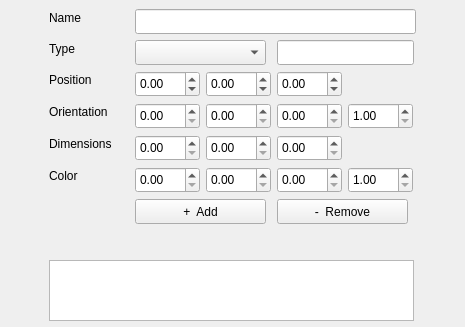
<?xml version="1.0" encoding="UTF-8"?>
<ui version="4.0">
 <class>gui_objects</class>
 <widget class="QWidget" name="gui_objects">
  <property name="geometry">
   <rect>
    <x>0</x>
    <y>0</y>
    <width>465</width>
    <height>327</height>
   </rect>
  </property>
  <property name="windowTitle">
   <string>Form</string>
  </property>
  <widget class="QLabel" name="labelName">
   <property name="geometry">
    <rect>
     <x>49</x>
     <y>9</y>
     <width>41</width>
     <height>17</height>
    </rect>
   </property>
   <property name="text">
    <string>Name</string>
   </property>
  </widget>
  <widget class="QLineEdit" name="lineEditName">
   <property name="geometry">
    <rect>
     <x>135</x>
     <y>9</y>
     <width>281</width>
     <height>25</height>
    </rect>
   </property>
  </widget>
  <widget class="QLabel" name="labelType">
   <property name="geometry">
    <rect>
     <x>49</x>
     <y>40</y>
     <width>33</width>
     <height>17</height>
    </rect>
   </property>
   <property name="text">
    <string>Type</string>
   </property>
  </widget>
  <widget class="QLineEdit" name="lineEditMeshPath">
   <property name="geometry">
    <rect>
     <x>277</x>
     <y>40</y>
     <width>137</width>
     <height>25</height>
    </rect>
   </property>
   <property name="readOnly">
    <bool>false</bool>
   </property>
  </widget>
  <widget class="QLabel" name="labelPosition">
   <property name="geometry">
    <rect>
     <x>49</x>
     <y>71</y>
     <width>56</width>
     <height>17</height>
    </rect>
   </property>
   <property name="text">
    <string>Position</string>
   </property>
  </widget>
  <widget class="QDoubleSpinBox" name="doubleSpinBoxPositionX">
   <property name="geometry">
    <rect>
     <x>135</x>
     <y>71</y>
     <width>65</width>
     <height>26</height>
    </rect>
   </property>
   <property name="minimum">
    <double>-200.000000000000000</double>
   </property>
   <property name="maximum">
    <double>5.000000000000000</double>
   </property>
   <property name="singleStep">
    <double>0.050000000000000</double>
   </property>
  </widget>
  <widget class="QDoubleSpinBox" name="doubleSpinBoxPositionY">
   <property name="geometry">
    <rect>
     <x>206</x>
     <y>71</y>
     <width>65</width>
     <height>26</height>
    </rect>
   </property>
   <property name="minimum">
    <double>-200.000000000000000</double>
   </property>
   <property name="maximum">
    <double>5.000000000000000</double>
   </property>
   <property name="singleStep">
    <double>0.050000000000000</double>
   </property>
  </widget>
  <widget class="QDoubleSpinBox" name="doubleSpinBoxPositionZ">
   <property name="geometry">
    <rect>
     <x>277</x>
     <y>71</y>
     <width>65</width>
     <height>26</height>
    </rect>
   </property>
   <property name="minimum">
    <double>-200.000000000000000</double>
   </property>
   <property name="maximum">
    <double>5.000000000000000</double>
   </property>
   <property name="singleStep">
    <double>0.050000000000000</double>
   </property>
  </widget>
  <widget class="QLabel" name="labelOrientation">
   <property name="geometry">
    <rect>
     <x>49</x>
     <y>103</y>
     <width>80</width>
     <height>17</height>
    </rect>
   </property>
   <property name="text">
    <string>Orientation</string>
   </property>
  </widget>
  <widget class="QDoubleSpinBox" name="doubleSpinBoxOrientationX">
   <property name="geometry">
    <rect>
     <x>135</x>
     <y>103</y>
     <width>65</width>
     <height>26</height>
    </rect>
   </property>
   <property name="singleStep">
    <double>0.050000000000000</double>
   </property>
  </widget>
  <widget class="QDoubleSpinBox" name="doubleSpinBoxOrientationY">
   <property name="geometry">
    <rect>
     <x>206</x>
     <y>103</y>
     <width>65</width>
     <height>26</height>
    </rect>
   </property>
   <property name="singleStep">
    <double>0.050000000000000</double>
   </property>
  </widget>
  <widget class="QDoubleSpinBox" name="doubleSpinBoxOrientationZ">
   <property name="geometry">
    <rect>
     <x>277</x>
     <y>103</y>
     <width>65</width>
     <height>26</height>
    </rect>
   </property>
   <property name="singleStep">
    <double>0.050000000000000</double>
   </property>
  </widget>
  <widget class="QDoubleSpinBox" name="doubleSpinBoxOrientationW">
   <property name="geometry">
    <rect>
     <x>348</x>
     <y>103</y>
     <width>65</width>
     <height>26</height>
    </rect>
   </property>
   <property name="minimum">
    <double>1.000000000000000</double>
   </property>
   <property name="singleStep">
    <double>0.050000000000000</double>
   </property>
  </widget>
  <widget class="QLabel" name="labelDimensions">
   <property name="geometry">
    <rect>
     <x>49</x>
     <y>135</y>
     <width>79</width>
     <height>17</height>
    </rect>
   </property>
   <property name="text">
    <string>Dimensions</string>
   </property>
  </widget>
  <widget class="QDoubleSpinBox" name="doubleSpinBoxDimensionX">
   <property name="geometry">
    <rect>
     <x>135</x>
     <y>135</y>
     <width>65</width>
     <height>26</height>
    </rect>
   </property>
   <property name="maximum">
    <double>10.000000000000000</double>
   </property>
   <property name="singleStep">
    <double>0.050000000000000</double>
   </property>
  </widget>
  <widget class="QDoubleSpinBox" name="doubleSpinBoxDimensionY">
   <property name="geometry">
    <rect>
     <x>206</x>
     <y>135</y>
     <width>65</width>
     <height>26</height>
    </rect>
   </property>
   <property name="maximum">
    <double>10.000000000000000</double>
   </property>
   <property name="singleStep">
    <double>0.050000000000000</double>
   </property>
  </widget>
  <widget class="QDoubleSpinBox" name="doubleSpinBoxDimensionZ">
   <property name="geometry">
    <rect>
     <x>277</x>
     <y>135</y>
     <width>65</width>
     <height>26</height>
    </rect>
   </property>
   <property name="maximum">
    <double>10.000000000000000</double>
   </property>
   <property name="singleStep">
    <double>0.050000000000000</double>
   </property>
  </widget>
  <widget class="QLabel" name="labelColor">
   <property name="geometry">
    <rect>
     <x>49</x>
     <y>167</y>
     <width>37</width>
     <height>17</height>
    </rect>
   </property>
   <property name="text">
    <string>Color</string>
   </property>
  </widget>
  <widget class="QDoubleSpinBox" name="doubleSpinBoxColorR">
   <property name="geometry">
    <rect>
     <x>135</x>
     <y>167</y>
     <width>65</width>
     <height>26</height>
    </rect>
   </property>
   <property name="maximum">
    <double>300.000000000000000</double>
   </property>
  </widget>
  <widget class="QDoubleSpinBox" name="doubleSpinBoxColorG">
   <property name="geometry">
    <rect>
     <x>206</x>
     <y>167</y>
     <width>65</width>
     <height>26</height>
    </rect>
   </property>
   <property name="maximum">
    <double>300.000000000000000</double>
   </property>
  </widget>
  <widget class="QDoubleSpinBox" name="doubleSpinBoxColorB">
   <property name="geometry">
    <rect>
     <x>277</x>
     <y>167</y>
     <width>65</width>
     <height>26</height>
    </rect>
   </property>
   <property name="maximum">
    <double>300.000000000000000</double>
   </property>
  </widget>
  <widget class="QDoubleSpinBox" name="doubleSpinBoxColorA">
   <property name="geometry">
    <rect>
     <x>348</x>
     <y>167</y>
     <width>65</width>
     <height>26</height>
    </rect>
   </property>
   <property name="minimum">
    <double>1.000000000000000</double>
   </property>
   <property name="maximum">
    <double>300.000000000000000</double>
   </property>
  </widget>
  <widget class="QListWidget" name="listWidgetObjects">
   <property name="geometry">
    <rect>
     <x>49</x>
     <y>260</y>
     <width>365</width>
     <height>61</height>
    </rect>
   </property>
  </widget>
  <widget class="QPushButton" name="pushButtonRemove">
   <property name="geometry">
    <rect>
     <x>277</x>
     <y>199</y>
     <width>131</width>
     <height>25</height>
    </rect>
   </property>
   <property name="text">
    <string>-  Remove</string>
   </property>
  </widget>
  <widget class="QComboBox" name="comboBoxObjects">
   <property name="geometry">
    <rect>
     <x>135</x>
     <y>40</y>
     <width>131</width>
     <height>25</height>
    </rect>
   </property>
  </widget>
  <widget class="QPushButton" name="pushButtonAdd">
   <property name="geometry">
    <rect>
     <x>135</x>
     <y>199</y>
     <width>131</width>
     <height>25</height>
    </rect>
   </property>
   <property name="text">
    <string>+  Add</string>
   </property>
  </widget>
  <widget class="QLabel" name="labelMessage">
   <property name="geometry">
    <rect>
     <x>50</x>
     <y>230</y>
     <width>361</width>
     <height>20</height>
    </rect>
   </property>
   <property name="text">
    <string/>
   </property>
  </widget>
 </widget>
 <resources/>
 <connections/>
</ui>
